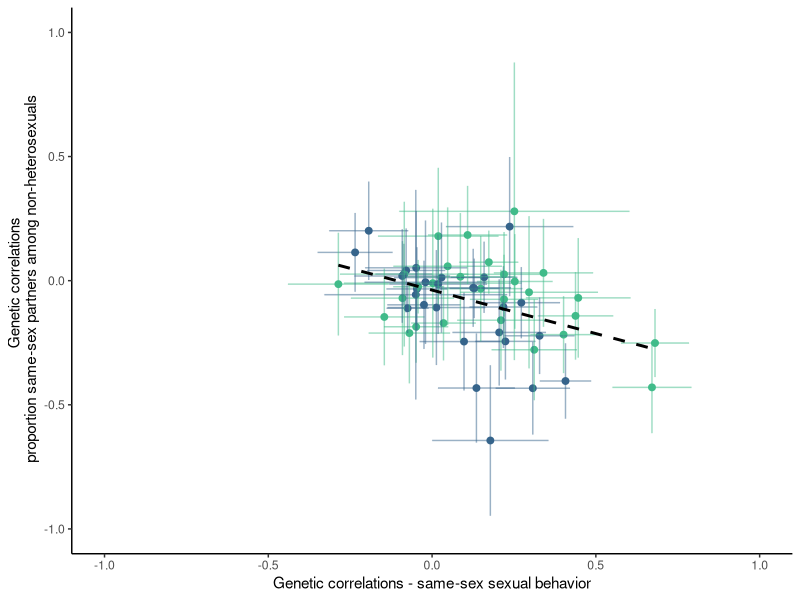
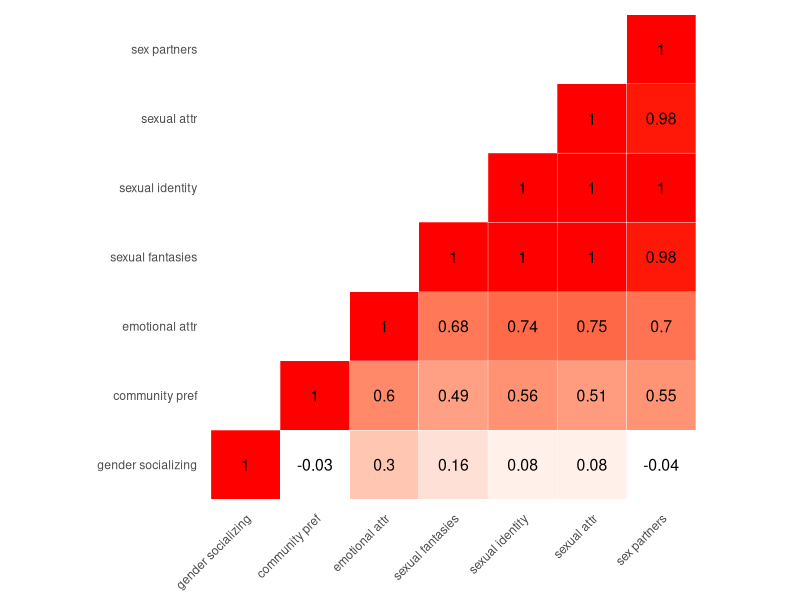

The R source for these figures, in order:
library(ggplot2)
library(stringi)
library(ggrepel)
library(reshape2)
library(ggpubr)
library(cowplot)


### PANEL A ###

# This is simply a summary of the genetic correlations across the different phenotypes and can be obtained from the supplementary tables in the paper #

### PANEL B ###

traitmap <- rbind(
c("ADHD_2017","ADHD"),
c("AgeFirstBirth_Female","Age at first birth (Females)"),
c("AgeFirstBirth_Male","Age at first birth (Males)"),
c("openness","Openness to experience"),
c("MDD2018_ex23andMe","Major depressive disorder"),
c("Neuroticism_Full","Neuroticism"),
c("NumberChildrenEverBorn_Female","Number of children (Females)"),
c("NumberChildrenEverBorn_Male","Number of children (Males)"),
c("SCZ2","Schizophrenia"),
c("SWB_Full","Subjective well-being"),
c("age_at_menarche","Age at menarche"),
c("age_at_menopauze","Age at menopause"),
c("alcohol_clarke","Alcohol use"),
c("anorexia","Anorexia"),
c("anxiety","Anxiety"),
c("autism_2017","Autism"),
c("bipolar","Bipolar disorder"),
c("birth_weight","Birth weight"),
c("cannabis_ever_2018","Cannabis use"),
c("height_combined","Height"),
c("loneliness","Loneliness"),
c("number_sexual_partners","Number of sex partners"),
c("risk_behavior","Risk behaviour"),
c("self_rated_health","Self-rated health"),
c("smoking_ever_vs_never","Smoking: ever smoking"),
c("whr_females","Waist-to-hip ratio (Females)"),
c("whr_males","Waist-to-hip ratio (Males)"),
c("finger2d4d","2D:4D digit ratio"))


d <- read.csv("data/same_sex_sexual_behavior_vs_same_sex_among_non_heterosexuals.csv", stringsAsFactor=F)

p2_new <- NULL
for (i in d$p2)
{
  p2_new <- c(p2_new,traitmap[traitmap[,1]==i,2])
}

d$p2_new <- p2_new
d$ymin <- d$rg-1.96*d$se
d$ymax <- d$rg+1.96*d$se

d$group <- ifelse(grepl("NHB_partners",d$p1),"All non-heterosexuals","Excluding exclusively same-sex")

a <- d[d$group=="All non-heterosexuals",c("rg","ymin","ymax","p2_new","sex","group")]
a$m_id <- paste0(a$p2_new,"_",a$sex)
b <- d[d$group=="Excluding exclusively same-sex",c("rg","ymin","ymax","p2_new","sex","group")]
b$m_id <- paste0(b$p2_new,"_",b$sex)

ab <- merge(a,b,by="m_id")


pdf("fig/figure5_panelB.pdf",width=6,height=5)
ggplot(ab, aes(x=rg.x, y=rg.y)) +
geom_point(size=2,aes(col=sex.x)) +
geom_errorbarh(aes(xmin = ymin.x,xmax = ymax.x, col=sex.x), alpha=0.5) + 
geom_errorbar(aes(ymin = ymin.y,ymax = ymax.y, col=sex.x), alpha=0.5) + 
theme(panel.grid.major = element_blank(), panel.grid.minor = element_blank(),panel.background = element_blank(), axis.line = element_line(colour = "black")) + ylab("Genetic correlations \n proportion same-sex partners among non-heterosexuals") + xlab("Genetic correlations - same-sex sexual behavior") + scale_colour_manual(values=c("#41BB8A","steelblue4"), guide=FALSE) + xlim(-1,1) + ylim(-1,1) + geom_smooth(method="lm", se=F, col="black", linetype=2) 
dev.off()



### PANEL C ###

## Functions ##
get_upper_tri <- function(cormat){
cormat[lower.tri(cormat)]<- NA
return(cormat)
}

reorder_cormat2 <- function(cormat){
ordnam <- rev(c("sex partners","sexual attr","sexual identity","sexual fantasies","emotional attr","community pref","gender socializing"))
cormat <-cormat[order(match(rownames(cormat),ordnam)), order(match(colnames(cormat),ordnam))]
return(cormat)
}

process_geneti_corr <- function(melted_cormat)
{
  melted_cormat <- rbind(melted_cormat,
                cbind(unique(c(melted_cormat$V1,melted_cormat$V2)),unique(c(melted_cormat$V1,melted_cormat$V2)),NA,1,NA,NA))
  melted_cormat$value <- round(as.numeric(as.character(melted_cormat$V4)),2)
  tt <- dcast(melted_cormat,V1~V2, value.var="value")
  rownames(tt) <- tt$V1
  tt <- tt[,2:ncol(tt)]
  tt <- tt[order(apply(tt,1,function(x){sum(is.na(x))})),order(apply(tt,2,function(x){sum(is.na(x))}),decreasing=T)]
  b <- matrix(0,7,7)
  b[upper.tri(b, diag=FALSE)] <- tt[upper.tri(tt, diag=F)]
  b <- t(b)
  tt[lower.tri(tt, diag=F)] <- b[b!=0]
  cormat <- reorder_cormat2(tt)
  upper_tri <- get_upper_tri(cormat)
  outmatrix <- melt(as.matrix(upper_tri), na.rm = TRUE)
  outmatrix$value <- round(as.numeric(as.character(outmatrix$value)),2)
  return(list(outmatrix,upper_tri))
}


## Read data and process ##
d <- read.csv("data/genetic_correlation_23andme.csv", stringsAsFactor=F)
d <- d[!(grepl("_cc",d$V1) | grepl("_cc",d$V2)),]
d$V4[d$V4 > 1] <- 1 # If genetic correlation > 1 then set to 1


d$V1[grepl("motional_attraction",d$V1)] <- "emotional attr"
d$V2[grepl("motional_attraction",d$V2)] <- "emotional attr"

d$V1[grepl("gender_socialize",d$V1)] <- "gender socializing"
d$V2[grepl("gender_socialize",d$V2)] <- "gender socializing"

d$V1[grepl("sexual_attraction",d$V1)] <- "sexual attr"
d$V2[grepl("sexual_attraction",d$V2)] <- "sexual attr"

d$V1[grepl("sexual_community",d$V1)] <- "community pref"
d$V2[grepl("sexual_community",d$V2)] <- "community pref"

d$V1[grepl("sexual_fantasies",d$V1)] <- "sexual fantasies"
d$V2[grepl("sexual_fantasies",d$V2)] <- "sexual fantasies"

d$V1[grepl("sexual_identity",d$V1)] <- "sexual identity"
d$V2[grepl("sexual_identity",d$V2)] <- "sexual identity"

d$V1[grepl("sexual_partners",d$V1)] <- "sex partners"
d$V2[grepl("sexual_partners",d$V2)] <- "sex partners"


melted_cormat_MF <- d[d$V3=="MF",] # Consider males and females combined

melted_cormat <- process_geneti_corr(melted_cormat_MF)[[1]]
melted_cormat <- melted_cormat[!is.na(melted_cormat$value),]
melted_cormat$Var1 <- ordered(melted_cormat$Var1,levels=colnames(process_geneti_corr(melted_cormat_MF)[[2]]))
melted_cormat$Var2 <- ordered(melted_cormat$Var2,levels=colnames(process_geneti_corr(melted_cormat_MF)[[2]]))

# I set  white the negative correlations
melted_cormat$valuel <- melted_cormat$value
melted_cormat$value[melted_cormat$value < 0] <- 0

# Create a ggheatmap
ggheatmap <- ggplot(melted_cormat, aes(Var2, Var1, fill = value))+
 geom_tile(color = "white")+
 scale_fill_gradient2(low = "white", high = "red", limit = c(0,1), space = "Lab", 
    name="Pearson\nCorrelation") +
  theme_minimal()+ # minimal theme
 theme(axis.text.x = element_text(angle = 45, vjust = 1,  hjust = 1))+
 coord_fixed()


gg <- ggheatmap + 
geom_text(aes(Var2, Var1, label = valuel), color = "black", size = 4) +
theme(
  axis.title.x = element_blank(),
  axis.title.y = element_blank(),
  panel.grid.major = element_blank(),
  panel.border = element_blank(),
  panel.background = element_blank(),
  axis.ticks = element_blank(),
  legend.justification = c(1, 0),
  legend.position = c(0.5, 0.7),
  legend.direction = "horizontal")+ guides(fill=FALSE)


pdf("fig/figure5_panelC.pdf", height=5,width=6)
gg
dev.off()
